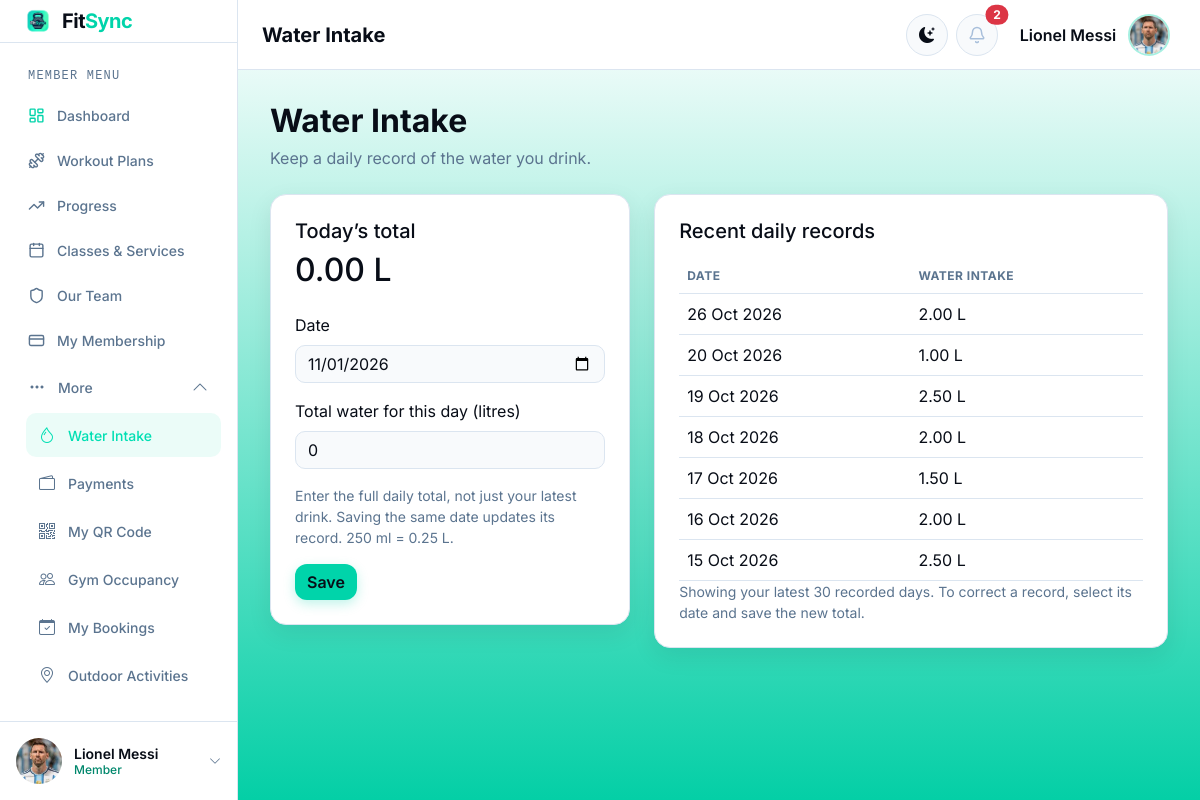
The app's page /workouts/water/ (signed in) with its own data.
### gym/models.py (models this page shows, shortened)
class User(AbstractUser):
    class Role(models.TextChoices):
        MEMBER = ("MEMBER", "Member")
        STAFF = ("STAFF", "Staff")
        COACH = ("COACH", "Coach")
        ADMIN = ("ADMIN", "Admin")
    email = models.EmailField(unique=True)
    role = models.CharField(max_length=20, choices=Role.choices, default=Role.MEMBER)
    class Meta:
        db_table = "accounts_user"

class MemberProfile(models.Model):
    user = models.OneToOneField(
        settings.AUTH_USER_MODEL,
        on_delete=models.CASCADE,
        related_name="member_profile",
    )
    profile_picture = models.ImageField(
        upload_to="profile_pics/", blank=True, null=True
    )
    avatar_static_path = models.CharField(max_length=255, blank=True)
    @property
    def avatar_url(self):
        from django.templatetags.static import static
        if self.profile_picture:
            return self.profile_picture.url
        return static(self.avatar_static_path) if self.avatar_static_path else ""
    phone = models.CharField(max_length=30, blank=True)
    date_of_birth = models.DateField(blank=True, null=True)
    emergency_contact = models.CharField(max_length=100, blank=True)
    age = models.PositiveSmallIntegerField(blank=True, null=True)
    height_cm = models.PositiveIntegerField(blank=True, null=True)
    current_weight_kg = models.DecimalField(
        max_digits=5, decimal_places=2, blank=True, null=True
    )
    target_weight_kg = models.DecimalField(
        max_digits=5, decimal_places=2, blank=True, null=True
    )
    fitness_goal = models.CharField(max_length=200, blank=True)
    medical_notes = models.TextField(blank=True)
    class Meta:
        db_table = "accounts_memberprofile"

class WaterIntake(models.Model):
    member = models.ForeignKey(
        settings.AUTH_USER_MODEL, on_delete=models.CASCADE, related_name="water_records"
    )
    recorded_date = models.DateField(default=timezone.localdate)
    litres = models.DecimalField(
        max_digits=4, decimal_places=2, validators=[MinValueValidator(0)]
    )
    class Meta:
        ordering = ["-recorded_date"]
        constraints = [
            models.UniqueConstraint(
                fields=["member", "recorded_date"], name="unique_member_water_date"
            )
        ]
        db_table = "workouts_waterintake"

### gym/views.py (the view, shortened to what this page needs)
# urls.py: path("water/", views.water_intake, name="water_intake"),
@login_required
def water_intake(request):
    if not is_member(request.user):
        return HttpResponseForbidden("This page is for members.")
    today = timezone.localdate()
    records = WaterIntake.objects.filter(member=request.user)
    today_record = records.filter(recorded_date=today).first()
    form = WaterIntakeForm(
        request.POST or None,
        initial={
            "recorded_date": today,
            "litres": today_record.litres if today_record else 0,
        },
    )
    return render(
        request,
        "member/water_intake.html",
        {
            "form": form,
            "records": records[:30],
            "today_litres": today_record.litres if today_record else 0,
            "active_sidebar": "water",
        },
    )

### gym/forms.py (shortened to what this page needs)
class WaterIntakeForm(forms.ModelForm):
    class Meta:
        model = WaterIntake
        fields = ["recorded_date", "litres"]
        labels = {
            "recorded_date": "Date",
            "litres": "Total water for this day (litres)",
        }
        widgets = {
            "recorded_date": forms.DateInput(
                attrs={"type": "date", "class": "form-control"}
            ),
            "litres": forms.NumberInput(
                attrs={"min": "0", "step": "0.05", "class": "form-control"}
            ),
        }

### gym/context_processors.py (called while the page is built)
def notification_menu(request):
    if not request.user.is_authenticated:
        return {}
    unread = Notification.objects.filter(recipient=request.user, is_read=False)
    today = timezone.localdate()
    notices = Notice.objects.filter(is_active=True, publish_date__lte=today).filter(
        expires_on__isnull=True
    ) | Notice.objects.filter(
        is_active=True, publish_date__lte=today, expires_on__gte=today
    )
    return {
        "notification_menu_items": unread[:5],
        "unread_notification_count": unread.count(),
        "active_gym_notices": notices.distinct()[:3],
    }

### gym/views.py (called while the page is built)
def is_member(user):
    return user.is_authenticated and user.role == "MEMBER"

### templates/member/water_intake.html (shortened to what this page needs)
{% extends "layouts/member_base.html" %}
{% block dashboard_heading %}Water Intake{% endblock %}
{% block dashboard_content %}
<div class="page-heading mb-4">
    <h1>Water Intake</h1>
    <p class="text-muted">Keep a daily record of the water you drink.</p>
</div>
<div class="row g-4">
    <div class="col-lg-5">
        <div class="card p-4">
            <h2 class="h5">Today’s total</h2>
            <p class="h2 mb-4">{{ today_litres|floatformat:2 }} L</p>
            <form method="post">
                {% for field in form %}
                    <div class="mb-3">
                        <label class="form-label" for="{{ field.id_for_label }}">{{ field.label }}</label>
                        {{ field }}
                    </div>
                {% endfor %}
                <p class="text-muted small">Enter the full daily total, not just your latest drink. Saving the same date updates its record. 250 ml = 0.25 L.</p>
                <button class="btn btn-primary-fitsync" type="submit">Save</button>
            </form>
        </div>
    </div>
    <div class="col-lg-7">
        <div class="card p-4">
            <h2 class="h5 mb-3">Recent daily records</h2>
            <div class="table-responsive">
                <table class="table align-middle">
                    <thead><tr><th scope="col">Date</th><th scope="col">Water intake</th></tr></thead>
                    <tbody>
                        {% for record in records %}
                            <tr><td>{{ record.recorded_date|date:"d M Y" }}</td><td>{{ record.litres|floatformat:2 }} L</td></tr>
                        {% empty %}
                            <tr><td colspan="2">No water intake recorded yet.</td></tr>
                        {% endfor %}
                    </tbody>
                </table>
            </div>
            <p class="text-muted small mb-0">Showing your latest 30 recorded days. To correct a record, select its date and save the new total.</p>
        </div>
    </div>
</div>
{% endblock %}

### templates/includes/sidebar_user.html (shortened to what this page needs)
{% load static %}
<link rel="stylesheet" href="{% static 'css/sidebar-user.css' %}?v=1">
{% with user=request.user %}
<div class="sidebar-user dropup">
    <button
        id="sidebarUserToggle"
        class="sidebar-user-toggle"
        type="button"
        data-bs-toggle="dropdown"
        data-bs-display="static"
        aria-expanded="false"
        aria-label="Open account menu"
    >
        {% if user.member_profile.avatar_url %}
            <img src="{{ user.member_profile.avatar_url }}" alt="" class="sidebar-user-avatar">
        {% elif user.coach_profile.photo_url %}
            <img src="{{ user.coach_profile.photo_url }}" alt="" class="sidebar-user-avatar">
        {% else %}
            <span class="sidebar-user-avatar sidebar-user-initials" aria-hidden="true">
                {% if user.first_name or user.last_name %}{{ user.first_name|slice:":1"|upper }}{{ user.last_name|slice:":1"|upper }}{% else %}{{ user.username|slice:":1"|upper }}{% endif %}
            </span>
        {% endif %}
        <span class="sidebar-user-text">
            <span class="sidebar-user-name">{{ user.get_full_name|default:user.username }}</span>
            <span class="sidebar-user-role">{{ user.get_role_display }}</span>
        </span>
        <i class="bi bi-chevron-up sidebar-user-chevron" aria-hidden="true"></i>
    </button>
</div>
{% endwith %}

### templates/includes/dashboard_topbar_actions.html (shortened to what this page needs)
{% load static %}
<div class="dashboard-topbar-actions d-flex align-items-center gap-2">
    <button class="btn theme-toggle" type="button" data-theme-toggle aria-label="Switch to dark mode" title="Switch theme">
        <i class="bi bi-moon-stars" data-theme-icon aria-hidden="true"></i>
    </button>
    <div class="dropdown">
        <button class="btn notification-toggle position-relative" type="button" data-bs-toggle="dropdown" aria-expanded="false" aria-label="Notifications">
            {% if request.user.role == "MEMBER" %}
                <img src="{% static 'img/member-dashboard/bell.svg' %}" alt="">
            {% else %}
                <i class="bi bi-bell" aria-hidden="true"></i>
            {% endif %}
            {% if unread_notification_count %}<span class="position-absolute top-0 start-100 translate-middle badge rounded-pill text-bg-danger">{{ unread_notification_count }}</span>{% endif %}
        </button>
    </div>
    <div class="dropdown">
        <button class="navbar-account-toggle dashboard-account-toggle" type="button" data-bs-toggle="dropdown" aria-expanded="false">
            <span class="navbar-account-name">{{ request.user.get_full_name|default:request.user.username }}</span>
            {% if request.user.member_profile.avatar_url %}
                <img class="navbar-account-avatar" src="{{ request.user.member_profile.avatar_url }}" alt="">
            {% elif request.user.coach_profile.photo_url %}
                <img class="navbar-account-avatar" src="{{ request.user.coach_profile.photo_url }}" alt="">
            {% else %}
                <span class="navbar-account-avatar navbar-account-initials" aria-hidden="true">
                    {% if request.user.first_name or request.user.last_name %}{{ request.user.first_name|slice:":1"|upper }}{{ request.user.last_name|slice:":1"|upper }}{% else %}{{ request.user.username|slice:":1"|upper }}{% endif %}
                </span>
            {% endif %}
        </button>
    </div>
</div>

### static/css/base.css (style rules this page uses)
:root { --bg-color: #f4f7fb; --surface-color: #ffffff; --surface-soft: #f8fafc; --text-color: #080d17; --muted-color: #5b748f; --border-color: #dbe5f0; --primary-color: #00d4aa; --primary-strong: #00ad8a; --danger-color: #dc3545; --navbar-color: #ffffff; --sidebar-color: #07152d; --footer-color: #ffffff; --shadow-color: rgba(8, 13, 23, 0.08); --radius-sm: 10px; --radius-md: 12px; --radius-lg: 16px; --sidebar-width: 238px; --topbar-height: 70px; }
html[data-theme="light"] { color-scheme: light; --bg-color: #f4f7fb; --surface-color: #ffffff; --text-color: #080d17; --muted-color: #5b748f; --border-color: #dbe5f0; --navbar-color: #ffffff; --sidebar-color: #ffffff; --footer-color: #ffffff; --shadow-color: rgba(8, 13, 23, 0.08); --page-gradient: linear-gradient(to bottom, #ffffff, #04cfa6); --member-sidebar-background: #ffffff; --member-sidebar-border: #dbe5f0; --member-sidebar-text: #080d17; --member-sidebar-muted: #5b748f; --member-sidebar-accent: #00876c; }
*, *::before, *::after { box-sizing: border-box; }
html, body { min-height: 100%; }
body { min-height: 100vh; margin: 0; background: var(--page-gradient); color: var(--text-color); font-family: "Inter", system-ui, -apple-system, BlinkMacSystemFont, "Segoe UI", sans-serif; transition: background-color 160ms ease, color 160ms ease; }
h1, h2, h3, h4, h5, h6, .fitsync-brand { font-family: "Inter", sans-serif; }
.text-muted { color: var(--muted-color) !important; }
.navbar-account-toggle { display: inline-flex; min-height: 46px; align-items: center; gap: 0.75rem; padding: 0.25rem 0.3rem 0.25rem 0.8rem; color: var(--text-color); background: transparent; border: 1px solid transparent; border-radius: 999px; }
.navbar-account-name { max-width: 150px; overflow: hidden; font-weight: 600; white-space: nowrap; text-overflow: ellipsis; }
.navbar-account-avatar { width: 42px; height: 42px; flex: 0 0 42px; border: 2px solid rgba(0, 212, 170, 0.35); border-radius: 50%; object-fit: cover; object-position: center top; }
.theme-toggle, .notification-toggle, .sidebar-toggle { display: inline-grid; width: 42px; height: 42px; place-items: center; padding: 0; color: var(--text-color); background: var(--surface-soft); border: 1px solid var(--border-color); border-radius: 50%; }
.member-dashboard-sidebar .sidebar-user { padding: 8px; border-color: var(--member-sidebar-border); }
.member-dashboard-sidebar .sidebar-user-avatar { width: 46px; height: 46px; flex-basis: 46px; border-radius: 50%; }
.member-dashboard-sidebar .sidebar-user-name { color: var(--member-sidebar-text) !important; }
.member-dashboard-sidebar .sidebar-user-role { color: var(--member-sidebar-accent); }
.member-dashboard-sidebar .sidebar-user-chevron { color: var(--member-sidebar-muted); }
.btn-primary-fitsync { color: #080d17; background: var(--primary-color); border: 0; border-radius: var(--radius-md); box-shadow: 0 4px 12px rgba(0, 212, 170, 0.25); font-weight: 600; }
.card, .summary-card, .empty-state, .confirmation-state, .error-state { color: var(--text-color); background: var(--surface-color); border: 1px solid var(--border-color); border-radius: var(--radius-lg); box-shadow: 0 8px 24px var(--shadow-color); }
.form-control, .form-select, .input-group-text { color: var(--text-color); background: var(--surface-soft); border-color: var(--border-color); border-radius: var(--radius-sm); }
.form-control::placeholder { color: var(--muted-color); opacity: 0.8; }
.table { --bs-table-color: var(--text-color); --bs-table-bg: var(--surface-color); --bs-table-border-color: var(--border-color); --bs-table-striped-color: var(--text-color); --bs-table-striped-bg: rgba(91, 116, 143, 0.05); margin-bottom: 0; }
.table thead th { color: var(--muted-color); font-size: 0.75rem; letter-spacing: 0.04em; text-transform: uppercase; }
.dashboard-topbar-actions { min-width: 0; }
.dashboard-account-toggle { min-height: 48px; }
.page-heading { margin-bottom: 1.5rem; }
.page-heading h1 { margin-bottom: 0.35rem; font-size: 2rem; font-weight: 700; }
.page-heading p { margin: 0; color: var(--muted-color); }
body.dashboard-body { height: 100vh; min-height: 100vh; overflow: hidden; }

### records on screen
User: member_profile.avatar_url (picture), get_full_name "Lionel Messi", role "Member", user.get_full_name "Lionel Messi", user.member_profile.avatar_url (picture)
WaterIntake: recorded_date "26 Oct 2026", litres "2.00"
WaterIntake: recorded_date "20 Oct 2026", litres "1.00"
WaterIntake: recorded_date "19 Oct 2026", litres "2.50"
WaterIntake: recorded_date "18 Oct 2026", litres "2.00"
WaterIntake: recorded_date "17 Oct 2026", litres "1.50"
WaterIntake: recorded_date "16 Oct 2026", litres "2.00"
WaterIntake: recorded_date "15 Oct 2026", litres "2.50"

### other values on screen
{{ unread_notification_count }} "2"
{{ today_litres|floatformat:2 }} "0.00"
{{ field.label }} "Date" "Total water for this day (litres)"
